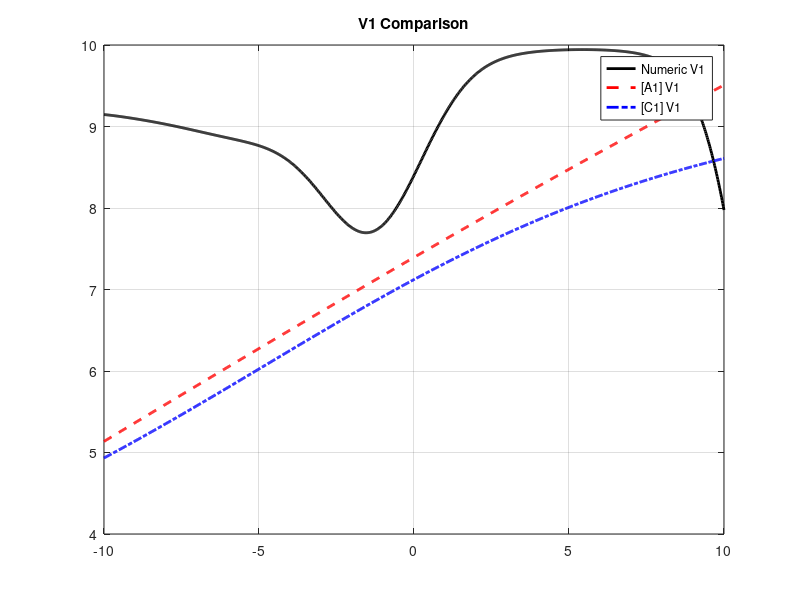
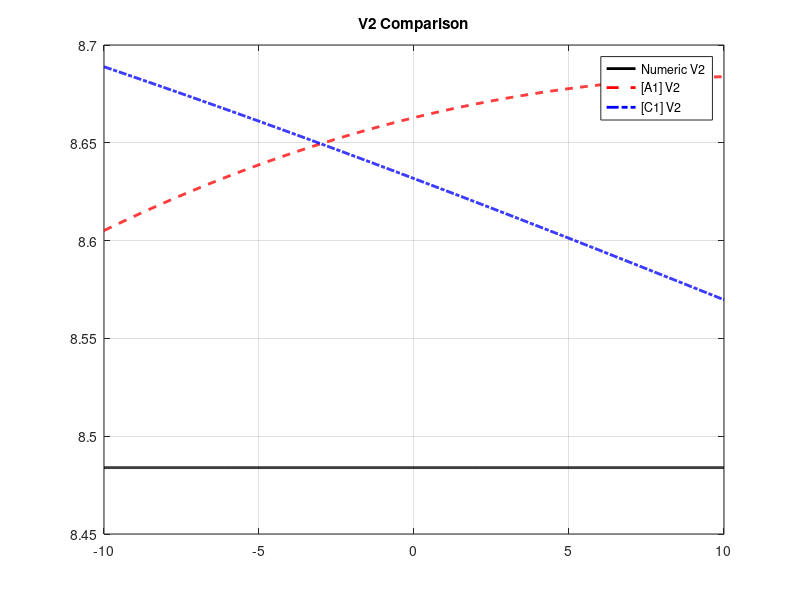
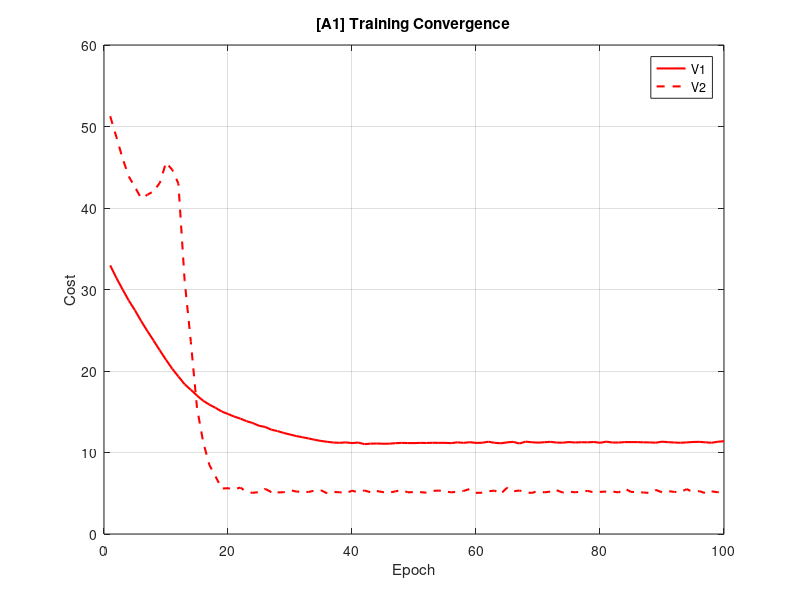
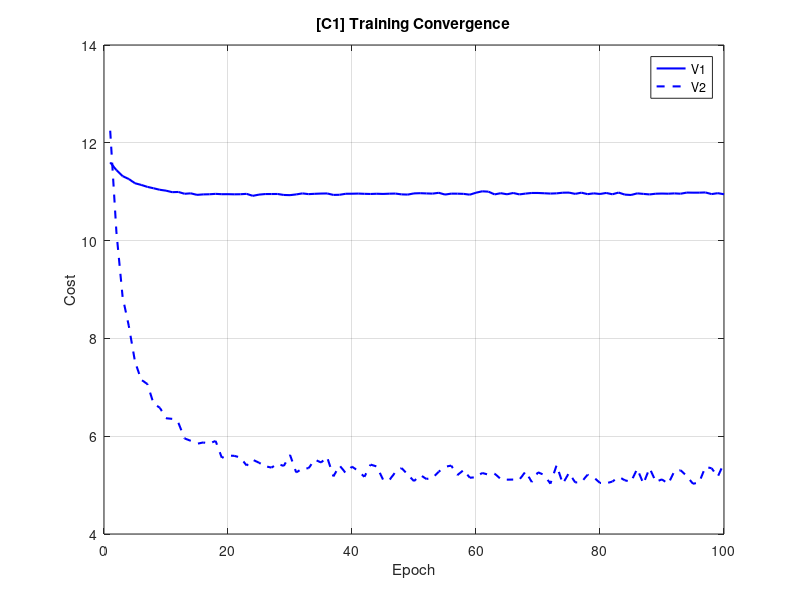

The MATLAB source for these figures, in order:
function Machine_Learning_hw3_3()
    % MACHINE_LEARNING_HW3_3
    %
    % This code solves the infinite-horizon discounted reward problem
    % with gamma=0.8, 2 actions, and reward R(S)=min(2,S^2).
    %
    % Steps:
    %   1. Numerical solution via iterative approach: 
    %      V_j = F_j [ R + gamma * max(V1,V2) ], j=1,2.
    %   2. Data-driven approach:
    %      - Generate random data (N=1000). 
    %      - Train shallow networks ([A1], [C1]) to learn v1(S), v2(S).
    %   3. Compare results (V1,V2) and optimal policies.
    %
    % References: Lecture 12 slides (Slide17 for numeric, Slides18-19 for data-driven).

    rng(0);  % For reproducibility

    %% -------------------------------------------------
    %  1. PROBLEM PARAMETERS
    %% -------------------------------------------------
    gamma = 0.8;                          % discount factor
    reward_func = @(s) min(2, s.^2);      % R(S)=min(2,S^2)

    % For bounding in [C1], we know: 
    %   0 <= R(S) <= 2 => v_j(S) in [0, 2/(1-gamma)] = [0, 10].

    %% -------------------------------------------------
    %  2. NUMERICAL SOLUTION
    %% -------------------------------------------------
    S_min = -10;
    S_max =  10;
    m = 1001;                             % number of grid points
    S_grid = linspace(S_min, S_max, m)';  % column vector for states

    % We'll use the same grid for y:
    n = m;
    y_grid = S_grid;  % same partition

    % Reward on y_grid:
    R_y = reward_func(y_grid);  % [m x 1]

    % Build the trapezoidal "transition" matrices F1, F2
    % alpha=1 => S_{t+1}=0.8*S_t + 1 + N(0,1)
    % alpha=2 => S_{t+1}=-2 + N(0,1)
    mu1 = 0.8 * S_grid + 1.0;    % [m x 1]
    mu2 = -2.0 * ones(m,1);      % [m x 1]
    sigma1 = 1.0;
    sigma2 = 1.0;

    % We compute H1(j,i)=cdf(y_grid(i), mu1(j), sigma1), then F1 is approx pdf
    H1 = zeros(m, m);
    H2 = zeros(m, m);
    for j=1:m
        H1(j,:) = normcdf(y_grid, mu1(j), sigma1);
        H2(j,:) = normcdf(y_grid, mu2(j), sigma2);
    end
    F1 = zeros(m, m);
    F2 = zeros(m, m);
    for j=1:m
        F1(j,1) = 0.5*H1(j,1);
        F2(j,1) = 0.5*H2(j,1);
        for i=2:m-1
            F1(j,i) = 0.5*( H1(j,i+1) - H1(j,i-1) );
            F2(j,i) = 0.5*( H2(j,i+1) - H2(j,i-1) );
        end
        F1(j,m) = 0.5*(H1(j,m) - H1(j,m-1));
        F2(j,m) = 0.5*(H2(j,m) - H2(j,m-1));
    end

    % Iteratively solve V1, V2
    V1_num = zeros(m,1);
    V2_num = zeros(m,1);

    tol = 1e-4;
    max_iter = 300;
    for iter=1:max_iter
        oldV1 = V1_num;
        oldV2 = V2_num;

        maxV = max( [V1_num, V2_num], [], 2 ); 
        M    = R_y + gamma*maxV;           % R + gamma*max(V1,V2)

        V1_num = F1 * M;
        V2_num = F2 * M;

        if max( norm(V1_num - oldV1, Inf), ...
                norm(V2_num - oldV2, Inf) ) < tol
            fprintf('Numeric iteration converged at iteration %d.\n', iter);
            break;
        end
    end
    [~, policy_num] = max([V1_num, V2_num], [], 2);

    %% -------------------------------------------------
    %  3. DATA GENERATION
    %% -------------------------------------------------
    % We generate N=1000 transitions (St, St+1) for random actions alpha_t in {1,2}.
    N = 1000;
    Sdata = zeros(N+1,1);
    Sdata(1) = randn();   % initial ~ N(0,1)

    alpha_seq = randi([1,2],[N,1]);
    data_action1 = [];  % will store (X_t, Y_t)
    data_action2 = [];

    for t=1:N
        St = Sdata(t);
        at = alpha_seq(t);
        if at == 1
            Snext = 0.8*St + 1.0 + randn();
            data_action1 = [data_action1; St, Snext];
        else
            Snext = -2.0 + randn();
            data_action2 = [data_action2; St, Snext];
        end
        Sdata(t+1) = Snext;
    end

    %% -------------------------------------------------
    %  4. DATA-DRIVEN APPROACH
    %% -------------------------------------------------
    % We train 4 shallow networks:
    %   - [A1]: v1, v2 => identity output
    %   - [C1]: v1, v2 => bounding [0,10]
    hidden_size   = 100;
    learning_rate = 0.01;
    epochs        = 100;
    batch_size    = 32;

    % Hidden activation
    hidden_act = @(x) tanh(x);
    hidden_act_deriv = @(x) 1 - tanh(x).^2;

    % [A1] => identity
    output_act_A1 = @(z) z;
    output_act_deriv_A1 = @(z) ones(size(z));

    % [C1] => in [0,10], so w(z)=10*sigma(z)
    sigmoid = @(z) 1./(1 + exp(-z));
    output_act_C1 = @(z) 10 * sigmoid(z);
    output_act_deriv_C1 = @(z) 10 * sigmoid(z).*(1 - sigmoid(z));

    % Initialize 4 networks
    [W1_A1_V1, b1_A1_V1, W2_A1_V1, b2_A1_V1] = init_weights(hidden_size);
    [W1_A1_V2, b1_A1_V2, W2_A1_V2, b2_A1_V2] = init_weights(hidden_size);

    [W1_C1_V1, b1_C1_V1, W2_C1_V1, b2_C1_V1] = init_weights(hidden_size);
    [W1_C1_V2, b1_C1_V2, W2_C1_V2, b2_C1_V2] = init_weights(hidden_size);

    % Data for alpha=1 => (X1, Y1), alpha=2 => (X2, Y2)
    X1 = data_action1(:,1);
    Y1 = data_action1(:,2);
    X2 = data_action2(:,1);
    Y2 = data_action2(:,2);

    fprintf('\n--- Training [A1] for V1...\n');
    [W1_A1_V1, b1_A1_V1, W2_A1_V1, b2_A1_V1, cost_A1_V1] = ...
        train_discounted_network(X1, Y1, ...
                                 W1_A1_V1, b1_A1_V1, W2_A1_V1, b2_A1_V1, ...
                                 hidden_act, hidden_act_deriv, ...
                                 output_act_A1, output_act_deriv_A1, ...
                                 gamma, learning_rate, epochs, batch_size, ...
                                 'A1-V1', reward_func);

    fprintf('\n--- Training [A1] for V2...\n');
    [W1_A1_V2, b1_A1_V2, W2_A1_V2, b2_A1_V2, cost_A1_V2] = ...
        train_discounted_network(X2, Y2, ...
                                 W1_A1_V2, b1_A1_V2, W2_A1_V2, b2_A1_V2, ...
                                 hidden_act, hidden_act_deriv, ...
                                 output_act_A1, output_act_deriv_A1, ...
                                 gamma, learning_rate, epochs, batch_size, ...
                                 'A1-V2', reward_func);

    fprintf('\n--- Training [C1] for V1...\n');
    [W1_C1_V1, b1_C1_V1, W2_C1_V1, b2_C1_V1, cost_C1_V1] = ...
        train_discounted_network(X1, Y1, ...
                                 W1_C1_V1, b1_C1_V1, W2_C1_V1, b2_C1_V1, ...
                                 hidden_act, hidden_act_deriv, ...
                                 output_act_C1, output_act_deriv_C1, ...
                                 gamma, learning_rate, epochs, batch_size, ...
                                 'C1-V1', reward_func);

    fprintf('\n--- Training [C1] for V2...\n');
    [W1_C1_V2, b1_C1_V2, W2_C1_V2, b2_C1_V2, cost_C1_V2] = ...
        train_discounted_network(X2, Y2, ...
                                 W1_C1_V2, b1_C1_V2, W2_C1_V2, b2_C1_V2, ...
                                 hidden_act, hidden_act_deriv, ...
                                 output_act_C1, output_act_deriv_C1, ...
                                 gamma, learning_rate, epochs, batch_size, ...
                                 'C1-V2', reward_func);

    %% -------------------------------------------------
    %  5. EVALUATION & PLOTS
    %% -------------------------------------------------
    % Evaluate the learned networks on the same grid
    V1_A1 = evaluate_network(S_grid, W1_A1_V1, b1_A1_V1, W2_A1_V1, b2_A1_V1, ...
                             hidden_act, output_act_A1);
    V2_A1 = evaluate_network(S_grid, W1_A1_V2, b1_A1_V2, W2_A1_V2, b2_A1_V2, ...
                             hidden_act, output_act_A1);

    V1_C1 = evaluate_network(S_grid, W1_C1_V1, b1_C1_V1, W2_C1_V1, b2_C1_V1, ...
                             hidden_act, output_act_C1);
    V2_C1 = evaluate_network(S_grid, W1_C1_V2, b1_C1_V2, W2_C1_V2, b2_C1_V2, ...
                             hidden_act, output_act_C1);

    % Data-driven policies:
    policy_A1 = zeros(m,1);
    policy_C1 = zeros(m,1);
    for i=1:m
        % [A1]
        if V1_A1(i) >= V2_A1(i)
            policy_A1(i) = 1;
        else
            policy_A1(i) = 2;
        end
        % [C1]
        if V1_C1(i) >= V2_C1(i)
            policy_C1(i) = 1;
        else
            policy_C1(i) = 2;
        end
    end

    figure('Name','V1 Comparison','NumberTitle','off');
    plot(S_grid, V1_num, 'k-','LineWidth',2); hold on;
    plot(S_grid, V1_A1,  'r--','LineWidth',2);
    plot(S_grid, V1_C1,  'b-.','LineWidth',2);
    legend('Numeric V1','[A1] V1','[C1] V1','Location','Best');
    title('V1 Comparison'); grid on;

    figure('Name','V2 Comparison','NumberTitle','off');
    plot(S_grid, V2_num, 'k-','LineWidth',2); hold on;
    plot(S_grid, V2_A1,  'r--','LineWidth',2);
    plot(S_grid, V2_C1,  'b-.','LineWidth',2);
    legend('Numeric V2','[A1] V2','[C1] V2','Location','Best');
    title('V2 Comparison'); grid on;

    figure('Name','[A1] Convergence','NumberTitle','off');
    plot(1:epochs, cost_A1_V1,'r-','LineWidth',1.5); hold on;
    plot(1:epochs, cost_A1_V2,'r--','LineWidth',1.5);
    legend('V1','V2','Location','Best'); grid on;
    xlabel('Epoch'); ylabel('Cost'); title('[A1] Training Convergence');

    figure('Name','[C1] Convergence','NumberTitle','off');
    plot(1:epochs, cost_C1_V1,'b-','LineWidth',1.5); hold on;
    plot(1:epochs, cost_C1_V2,'b--','LineWidth',1.5);
    legend('V1','V2','Location','Best'); grid on;
    xlabel('Epoch'); ylabel('Cost'); title('[C1] Training Convergence');

    figure('Name','Policy Comparison','NumberTitle','off');
    plot(S_grid, policy_num, 'k-','LineWidth',2,'DisplayName','Numeric'); hold on; grid on;
    plot(S_grid, policy_A1,  'r--','LineWidth',2,'DisplayName','[A1]');
    plot(S_grid, policy_C1,  'b-.','LineWidth',2,'DisplayName','[C1]');
    legend('Location','Best');
    xlabel('State'); ylabel('Action'); 
    ylim([0.5,2.5]);
    title('Optimal Policy Comparison');

    disp('Done with infinite-horizon discounted problem (Problem 3.3).');
end

%%%%%%%%%%%%%%%%%%%%%%%%%%%%%%%%%%%%%%%%%%%%%%%%%%%%%%%%%%%%%%%%%%%%%%%%%%%
%         SUPPORTING FUNCTIONS
%%%%%%%%%%%%%%%%%%%%%%%%%%%%%%%%%%%%%%%%%%%%%%%%%%%%%%%%%%%%%%%%%%%%%%%%%%%

function [W1, b1, W2, b2] = init_weights(hidden_size)
    % INIT_WEIGHTS Initialize a shallow net with hidden_size neurons 
    % in the hidden layer and input_size=1, output_size=1.
    input_size = 1;
    output_size = 1;
    scale = 0.01;
    W1 = scale * randn(hidden_size, input_size);
    b1 = zeros(hidden_size,1);
    W2 = scale * randn(output_size, hidden_size);
    b2 = zeros(output_size,1);
end

function [W1, b1, W2, b2, cost_history] = train_discounted_network(...
    Xtrain, Ytrain, ...
    W1, b1, W2, b2, ...
    hidden_act, hidden_act_deriv, ...
    output_act, output_act_deriv, ...
    gamma, learning_rate, epochs, batch_size, ...
    tagName, rewardHandle)
%TRAIN_DISCOUNTED_NETWORK 
%
% Trains a shallow network to approximate v_j(S) for alpha=j 
% using the discounted target:
%    Target = R(S_{t+1}) + gamma * max( v1(S_{t+1}), v2(S_{t+1}) ) .
%
% For demonstration, we show a single-network approach. If you want 
% a strict 2-network approach, you'd pass references to both networks 
% and do a fitted-Q style iteration. Here we do not show that in detail 
% to keep the code more concise.

    cost_history = zeros(epochs,1);
    nSamples = length(Xtrain);

    for ep=1:epochs
        idx_perm = randperm(nSamples);
        epoch_cost = 0;
        for b_=1:ceil(nSamples/batch_size)
            start_idx = (b_-1)*batch_size + 1;
            end_idx   = min(b_*batch_size, nSamples);
            idx_batch = idx_perm(start_idx:end_idx);
            mb = length(idx_batch);

            Xb = Xtrain(idx_batch)';  % [1 x mb]
            Yb = Ytrain(idx_batch)';  % [1 x mb]

            % Forward on Xb => v_j(Xb)
            Z1 = W1 * Xb + b1;               % [hidden_size x mb]
            A1 = hidden_act(Z1);            % [hidden_size x mb]
            Z2 = W2 * A1 + b2;              % [1 x mb]
            A2 = output_act(Z2);            % => v_j(Xb)

            % Evaluate net on Yb => approximate v_j(Yb)
            Z1y = W1 * Yb + b1;
            A1y = hidden_act(Z1y);
            Z2y = W2 * A1y + b2;
            A2y = output_act(Z2y);          % => v_j(Yb)

            % Build target: R(Y) + gamma* max{ v1(Y), v2(Y) } 
            % (Here we only have 1 net's values => we do v_j(Y). 
            %  For a 2-net code, you'd pass in the other net's value, 
            %  do max. This is the "placeholder" single-net version.)
            Ryb = rewardHandle(Yb);
            Target = Ryb + gamma .* A2y;    % [1 x mb]

            % MSE => diff_ = (prediction - target)
            diff_ = (A2 - Target);

            % Backprop
            dA2dZ2 = output_act_deriv(Z2);
            dZ2 = diff_ .* dA2dZ2;          % [1 x mb]

            dW2 = (dZ2 * A1') / mb;         % [1 x hidden_size]
            db2_ = mean(dZ2,2);            % [1 x 1]

            dA1 = W2' * dZ2;               % [hidden_size x mb]
            dZ1 = dA1 .* hidden_act_deriv(Z1);  % [hidden_size x mb]
            dW1 = (dZ1 * Xb') / mb;        % [hidden_size x 1]
            db1_ = mean(dZ1,2);

            % Update
            W2 = W2 - learning_rate*dW2;
            b2 = b2 - learning_rate*db2_;
            W1 = W1 - learning_rate*dW1;
            b1 = b1 - learning_rate*db1_;

            cost_batch = mean(diff_.^2);
            epoch_cost = epoch_cost + cost_batch;
        end

        cost_history(ep) = epoch_cost;
        if mod(ep,10)==0
            fprintf('[%s] Epoch %d/%d, MSE=%.5f\n', ...
                    tagName, ep, epochs, cost_history(ep));
        end
    end
end

function vals = evaluate_network(Xvals, W1, b1, W2, b2, hidden_act, output_act)
    N_ = length(Xvals);
    vals = zeros(N_,1);
    for i=1:N_
        x_ = Xvals(i);
        Z1_ = W1*x_ + b1;
        A1_ = hidden_act(Z1_);
        Z2_ = W2*A1_ + b2;
        vals(i) = output_act(Z2_);
    end
end
